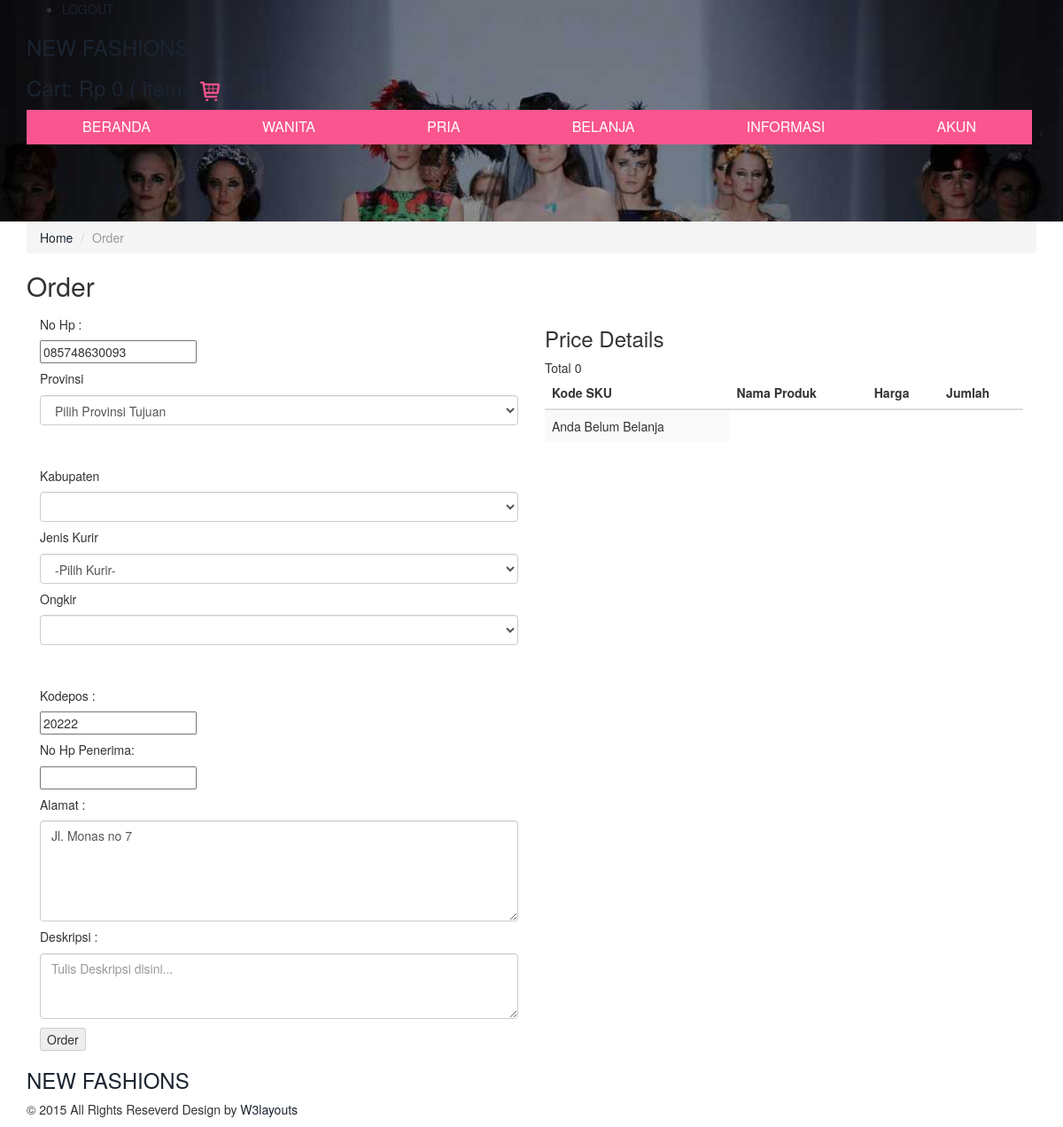
Page /order.php (signed in) on the committed database.
### tables this page shows
CREATE TABLE `users` (
  `id_user` int(11) NOT NULL,
  `username` varchar(15) NOT NULL,
  `password` varchar(255) NOT NULL,
  `first_name` varchar(50) NOT NULL,
  `last_name` varchar(50) NOT NULL,
  `kota` varchar(20) DEFAULT NULL,
  `provinsi` varchar(30) DEFAULT NULL,
  `kodepos` int(10) DEFAULT NULL,
  `tgl_registrasi` datetime NOT NULL,
  `no_kontak` varchar(15) DEFAULT NULL,
  `alamat_1` varchar(100) DEFAULT NULL,
  `alamat_2` varchar(100) DEFAULT NULL
);

### class/User.php (called while the page is built, shortened)
<?php
    class User
    {
        private $db;
        function __construct($db_conn)
        {
            $this->db = $db_conn;
        }
                    ?>
                    <?php
        public function isLoggedIn(){
            if(isset($_SESSION['user_session']))
            {
                return true;
            }
        }
        public function getUser(){
            try {
                $query = $this->db->prepare("SELECT * FROM users WHERE id_user = :id_user");
                $query->bindParam(":id_user", $_SESSION['user_session']);
                $query->execute();
                return $query->fetch();
            } catch (PDOException $e) {
                echo $e->getMessage();
                return false;
            }
        }
    }
?>

### order.php (the view, shortened to what this page needs)
<?php
    require_once "db.php";
    require_once "class/User.php";
    $user = new User($db);
    $currentUser = $user->getUser();
 ?>
<?php
    include "header.php";
?>
<div class="login">
   <div class="container">
      <ol class="breadcrumb">
      <li><a href="index.php">Home</a></li>
      <li class="active">Order</li>
     </ol>
     <h2>Order</h2>
     <div class="col-md-6 log">
         <form method="post">
            <h5>No Hp :</h5>
              <Input type="text" value="<?php echo $currentUser['no_kontak']; ?>" name="no_kontak" required>
            <h5>Provinsi</h5>
            <?php
              echo "<select id='provinsi' class='form-control' style='min-width: 50%' required>";
              echo "<option>Pilih Provinsi Tujuan</option>";
              echo "</select><br><br>";
            ?>
            <h5>Kabupaten</h5>
              <select class="form-control" style="min-width: 50%" id="kabupaten" required>
              </select>
            <h5>Jenis Kurir</h5>
              <select class="form-control" style="min-width: 50%" id="kurir" name="kurir" required>
                <option>-Pilih Kurir-</option>
              </select>
            <h5>Ongkir</h5>
              <select class="form-control" style="min-width: 50%" id="ongkir" name="ongkir" required>
              </select><br><br>
            <h5>Kodepos :</h5>
              <Input type="text" value="<?php echo $currentUser['kodepos']; ?>" name="kodepos" required>
            <h5>No Hp Penerima:</h5>
              <Input type="text" name="no_penerima" required>
            <h5>Alamat :</h5>
              <textarea style="min-width: 70%" rows="5" class="form-control" name="alamat" required><?php echo $currentUser['alamat_1']; ?></textarea>
            <h5>Deskripsi :</h5>
              <textarea style="min-width: 70%;" rows="3" class="form-control" name="desk_order" Placeholder="Tulis Deskripsi disini..."></textarea>
              <input type="submit" value="Order" name="submit" id="ubah">
         </form>
     </div>
    <div class="col-md-6">
      <?php
        $t = "SELECT SUM(harga) as total FROM cart WHERE id_user={$currentUser['id_user']}";
        $total = $db->prepare($t);
        $total->execute();
        $tharga=$total->fetch(PDO::FETCH_ASSOC);
      ?>
      <div class="price-details">
         <h3>Price Details</h3>
         <span>Total</span>
         <span class="total"><?php echo number_format($tharga['total'],$jumlah_desimal, $pemisah_desimal, $pemisah_ribuan) ?></span>
       </div>
     <div class="content table-responsive table-full-width">
          <table class="table table-striped">
              <thead>
                <th>Kode SKU</th>
                <th>Nama Produk</th>
                <th>Harga</th>
                <th>Jumlah</th>
              </thead>
              <tbody>
                <?php
                  $getCart = $db->prepare("SELECT *, cart.harga as cartharga FROM cart INNER JOIN produk ON (cart.id_produk=produk.id_produk) WHERE id_user=:id");
                  $getCart->execute(array(":id"=>$currentUser['id_user']));
                  $jumlah_desimal = "0";
                  $pemisah_desimal = ",";
                  $pemisah_ribuan = ".";
                  if($getCart->rowCount()>0)
                  {
                    while($infoCart=$getCart->fetch(PDO::FETCH_ASSOC))
                    {
                      ?>
                        <tr>
                          <td><?php echo $infoCart['kode_SKU'] ?></td>
                          <td><?php echo $infoCart['nama_brg'] ?></td>
                          <td><?php echo number_format($infoCart['cartharga'],$jumlah_desimal, $pemisah_desimal, $pemisah_ribuan) ?></td>
                          <td><?php echo $infoCart['jumlah_produk'] ?></td>
                        </tr>
                      <?php
                    }
                  } else {
                    ?>
                        <tr>
                          <td>Anda Belum Belanja</td>
                        </tr>
                    <?php
                  }
                ?>
              </tbody>
          </table>
      </div>
    </div>
</div>
<?php
    include "footer.php";
?>

### assets_index/css/component.css (style rules this page uses)
*, *:after, *::before { -webkit-box-sizing: border-box; -moz-box-sizing: border-box; box-sizing: border-box; }

### rows in the picture
users: no_kontak "085748630093", kodepos "20222", alamat "Jl. Monas no 7"

### other values in the picture
$rowx['total'] "0"
$tharga['total'] "0"
